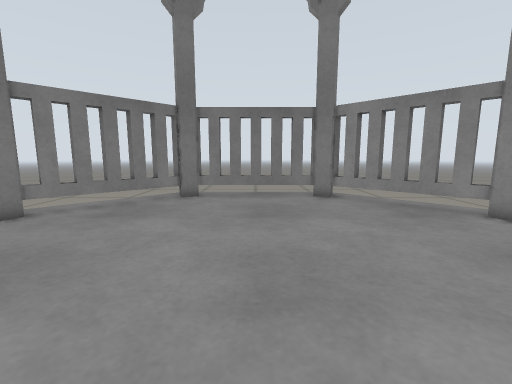
view 1 (above)

12 first-person views from a walk through a world built for the Gazebo simulator. The camera is 0.43 m above the floor, tilts 8° down and sees 90° across. The floor is counted in squares, 0.2 m on a side. Each view is taken from the middle of a square. On the plan, view 1 faces up. The plan holds only what a view shows up to about 16 squares ahead; the rest is blank.

view 2
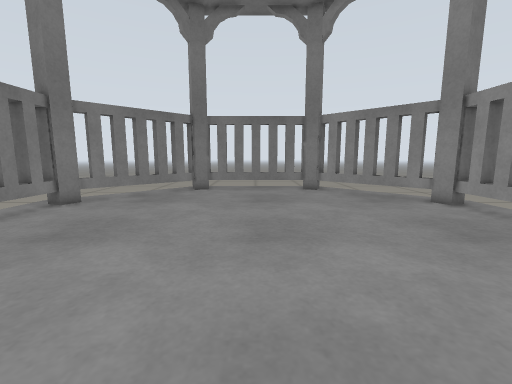

view 3
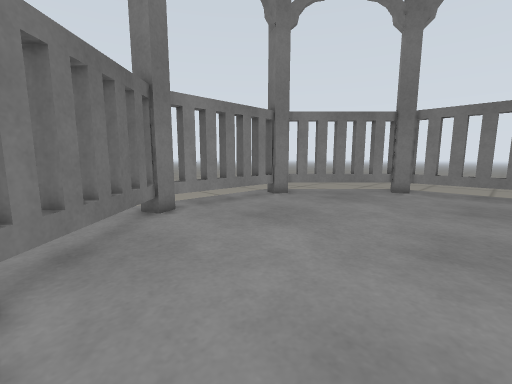

view 4
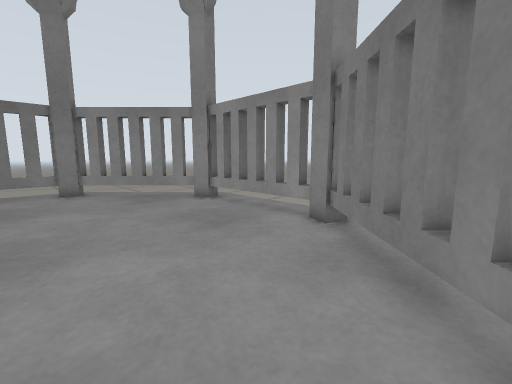

view 5
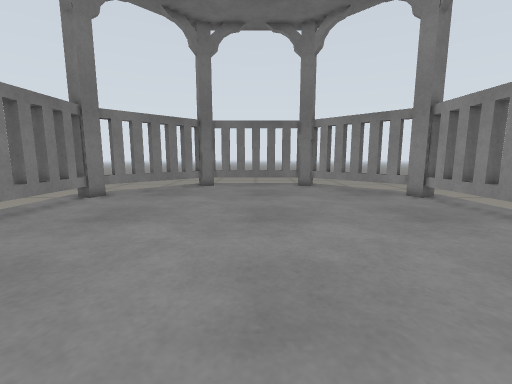

view 6
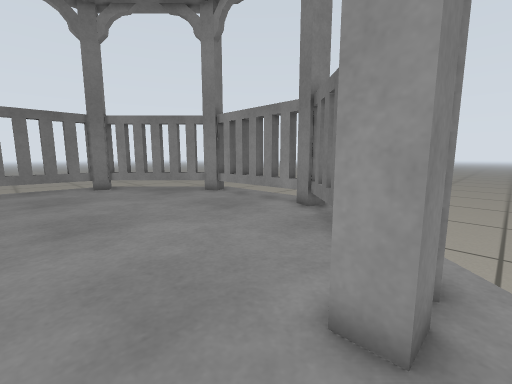

view 7
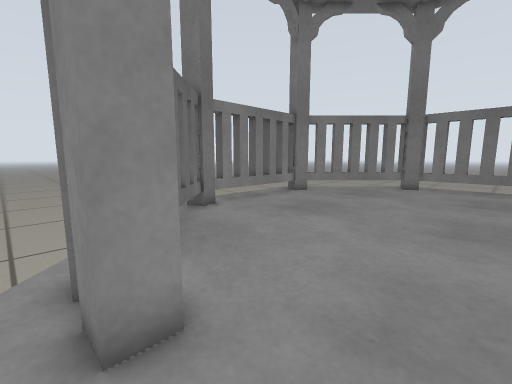

view 8
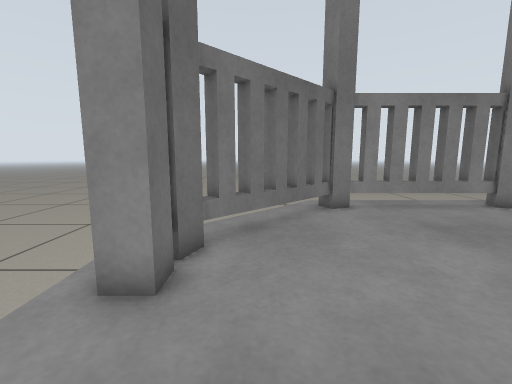

view 9
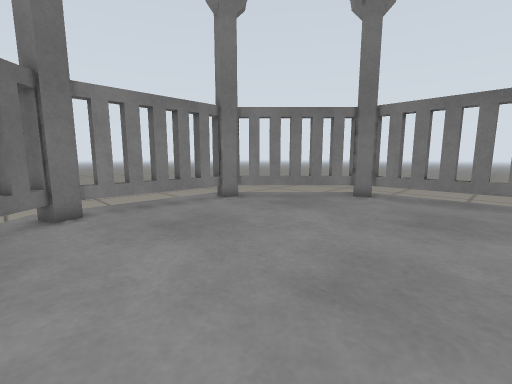

view 10
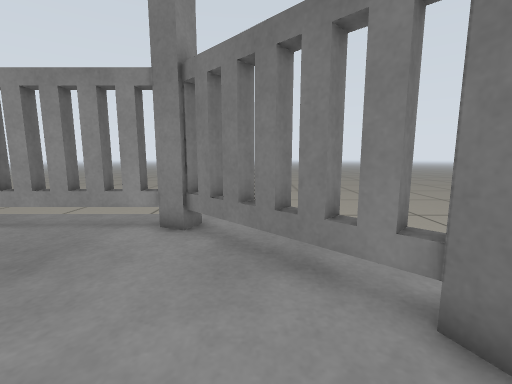

view 11
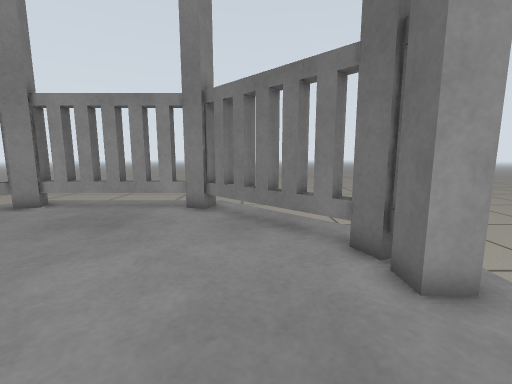

view 12
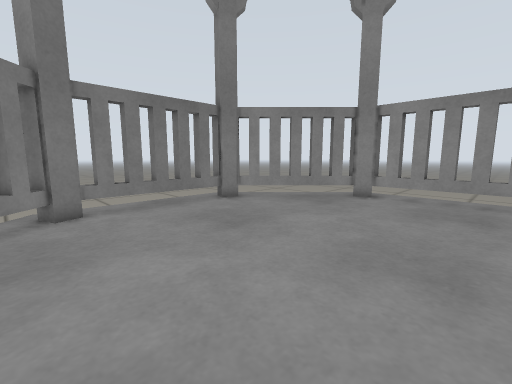

### Floor plan
Key: @ floor where view 1 was taken; # wall or solid block; x gap in a wall; . floor; = window, fence, low wall or low ledge; v drop or lower ground; T thing the floor can be seen under or through.
Columns run from 10 left of view 1 to 10 right of it. Each row starts with its distance up from view 1.
 15      vx.......
 14       #TTTTTTT#=v
 13      ##.......##
 12   v ##.........## v
 11  v###...........###v
 10  =##.............##=
  9 x##...............##x
  8 .T.................T.
  7 .T.................T.
  6 .T.................T.
  5 .T.................T.
  4 .T.................T.
  3 .T.................T.
  2 .T.................T.
  1 x##...............##x
  0 v ##......@......## v
 -1    ##...........##
 -2     ##.........##
 -3    v###.......###v
 -4 vvv v ###...###=v vvv
 -5 vvv  v.........v  vvv

Where each view was taken, in squares from view 1:
view 1: 0 up, 0 right, facing up
view 2: 3 down, 0 right, facing up
view 3: 3 down, 1 right, facing up-left
view 4: 3 down, 1 right, facing up-right
view 5: 5 down, 0 right, facing up
view 6: 5 down, 1 left, facing up-right
view 7: 5 down, 1 right, facing up-left
view 8: 2 down, 2 right, facing left
view 9: 0 up, 2 right, facing up-left
view 10: 1 down, 1 right, facing right
view 11: 1 down, 2 left, facing right
view 12: 3 up, 5 left, facing up-right
